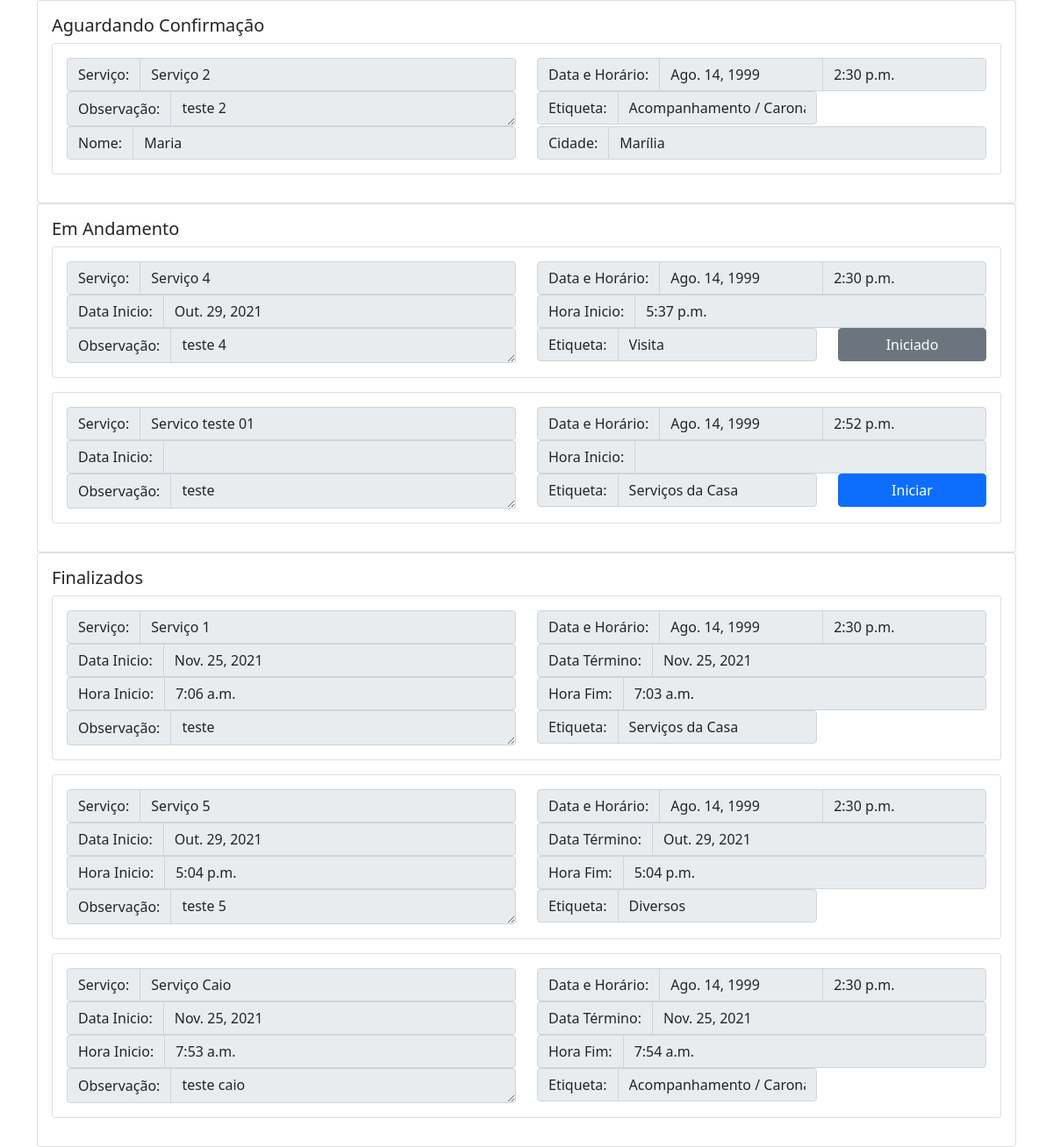
The page /meus_servicos/voluntario (signed in) on the database its author committed.
### servicos/models.py (models this page shows)
class ServicoSolicitado(models.Model):
    tags = (
        ('', 'Escolha uma Etiqueta'),
        ('1', 'Serviços da Casa'),
        ('2', 'Acompanhamento / Carona'),
        ('3', 'Compras'),
        ('4', 'Visita'),
        ('5', 'Diversos')
    )
    voluntario_id = models.ForeignKey(Voluntario, null=True, blank=True, on_delete=models.RESTRICT)
    idoso_id = models.ForeignKey(Idoso, on_delete=models.RESTRICT, blank=True)
    servsolicitado = models.CharField(verbose_name='Serviço', max_length=30)
    tagservico = models.CharField(verbose_name='Etiqueta', max_length=15, choices=tags, default='')
    data_compromisso = models.DateField(verbose_name='Data', null=False, blank=False)
    hora_compromisso = models.TimeField(verbose_name='Horário', null=False, blank=False)
    data_inicio = models.DateField(null=True, blank=True)
    data_fim = models.DateField(null=True, blank=True)
    hora_inicio = models.TimeField(null=True, blank=True)
    hora_fim = models.TimeField(null=True, blank=True)
    observacao = models.TextField(verbose_name='Observação', blank=True, null=False)
    confirmado = models.BooleanField(blank=True, null=True, default=False)

### cadastro/models.py (models this page shows, shortened)
class Account(AbstractUser, PermissionsMixin):
    email = models.EmailField(verbose_name='email', max_length=60, unique=True)
    username = models.CharField(max_length=30)
    first_name = models.CharField(_('Nome'), max_length=150)
    last_name = models.CharField(_('Sobrenome'), max_length=150)
    estado = models.CharField(max_length=30, blank=True)
    cidade = models.CharField(max_length=50, blank=True)
    cep = models.CharField(verbose_name='CPF', max_length=10, blank=True)
    bairro = models.CharField(max_length=50, blank=True)
    rua = models.CharField(max_length=50, blank=True)
    numero_res = models.CharField(verbose_name='Número', max_length=6, blank=True)
    rg = models.CharField(verbose_name='RG',max_length=50, blank=True)
    cpf = models.CharField(verbose_name='CPF',max_length=50, blank=True)
    telefone = models.CharField(max_length=50, blank=True)
    estado_civil = models.CharField(max_length=10,
        choices=(
            ('', 'Estado Civíl'),
            ('CASADO', 'Casado(a)'),
            ('SOLTEIRO', 'Solteiro(a)'),
            ('DIVORCIADO', 'Divorciado(a)'),
            ('VIUVO', 'Viúvo(a)'),
            ('OUTROS', 'Outros')
        ), default=''
    )
    escolaridade = models.CharField(max_length=30, blank=True)
    sexo = models.CharField(max_length=10,
        choices=(
            ('', 'Sexo'),
            ('MASCULINO', 'Masculino'),
            ('FEMININO', 'Feminino')
        ), default=''
    )
    date_joined = models.DateTimeField(verbose_name='date joined', auto_now_add=True)
    last_login = models.DateTimeField(verbose_name='last login', auto_now=True)
    is_admin = models.BooleanField(default=False)
    is_active = models.BooleanField(default=True)
    is_staff = models.BooleanField(default=False)
    is_superuser = models.BooleanField(default=False)
    USERNAME_FIELD = 'email'
    REQUIRED_FIELDS = ['first_name', 'last_name']
    objects = MyAccountManager()

### servicos/views.py (the view)
# urls.py: path('meus_servicos/voluntario', views.meus_servicos_voluntario, name='meus_servicos_voluntario'),
def meus_servicos_voluntario(request):
    voluntario = request.user.voluntario
    aguardando = ServicoSolicitado.objects.filter(voluntario_id=voluntario.id).exclude(confirmado=True)
    em_andamento = ServicoSolicitado.objects.filter(voluntario_id=voluntario.id).exclude(confirmado=False).exclude(data_fim__isnull=False)
    concluidos = ServicoSolicitado.objects.filter(voluntario_id=voluntario.id).exclude(data_fim__isnull=True).exclude(data_inicio__isnull=True)
    context = {
        'aguardando': {},
        'em_andamento': em_andamento,
        'concluidos': concluidos
    }
    for i in aguardando:
        v = Idoso.objects.get(id=i.idoso_id_id)
        context['aguardando'][i] = Account.objects.get(id=v.idoso_id)
    return render(request, 'meus_servicos_voluntario.html', context)

### servicos/templates/meus_servicos_voluntario.html (shortened to what this page needs)
<!DOCTYPE html>
<html lang="en">
<head>
    <link href="https://cdn.jsdelivr.net/npm/bootstrap@5.1.3/dist/css/bootstrap.min.css" rel="stylesheet">
</head>
<body>
<div class="container">
    <div class="card">
        <div class="card-body">
            <h5 class="card-title">Aguardando Confirmação</h5>
                {% for k,v in aguardando.items %}
                    <div class="card mb-3">
                        <div class="card-body">
                            <div class="row">
                                <div class="col-sm-6">
                                    <div class="input-group">
                                      <span class="input-group-text" id="basic-addon1">Serviço:</span>
                                      <input type="text" class="form-control" value="{{k.servsolicitado}}" aria-label="Username" aria-describedby="basic-addon1" disabled>
                                    </div>
                                </div>
                                <div class="col-sm">
                                    <div class="input-group">
                                      <span class="input-group-text">Data e Horário:</span>
                                      <input type="text" aria-label="Data" value="{{k.data_compromisso|date:'DATE_FORMAT'}}" class="form-control" disabled>
                                      <input type="text" aria-label="Horario" value="{{k.hora_compromisso|time:'TIME_FORMAT'}}" class="form-control" disabled>
                                    </div>
                                </div>
                                <div class="col-6">
                                    <div class="input-group">
                                      <span class="input-group-text">Observação:</span>
                                      <textarea style="max-height: 40px" class="form-control" aria-label="Descricao" disabled>{{k.observacao}}</textarea>
                                    </div>
                                </div>
                                <div style="width: 32%">
                                    <div class="input-group">
                                      <span class="input-group-text" id="basic-addon3">Etiqueta:</span>
                                      <input  type="text" class="form-control" value="{{k.get_tagservico_display}}" aria-label="Username" aria-describedby="basic-addon3" disabled>
                                    </div>
                                </div>
                                <div class="col-6">
                                    <div class="input-group">
                                      <span class="input-group-text">Nome:</span>
                                      <input type="text" class="form-control" value="{{v.first_name}}" aria-label="Descricao" disabled>
                                    </div>
                                </div>
                                <div class="col-6">
                                    <div class="input-group">
                                      <span class="input-group-text">Cidade:</span>
                                      <input type="text" class="form-control" value="{{v.cidade}}" aria-label="Descricao" disabled>
                                    </div>
                                </div>
                            </div>
                        </div>
                    </div>
            {% endfor %}
        </div>
    </div>
    <div class="card">
        <div class="card-body">
            <h5 class="card-title">Em Andamento</h5>
                {% for i in em_andamento %}
                    <div class="card mb-3">
                        <div class="card-body">
                            <div class="row">
                                <div class="col-sm-6">
                                    <div class="input-group">
                                      <span class="input-group-text" id="basic-addon1">Serviço:</span>
                                      <input type="text" class="form-control" value="{{i.servsolicitado}}" aria-label="Username" aria-describedby="basic-addon1" disabled>
                                    </div>
                                </div>
                                <div class="col-sm">
                                    <div class="input-group">
                                      <span class="input-group-text">Data e Horário:</span>
                                      <input type="text" aria-label="Data" value="{{i.data_compromisso|date:'DATE_FORMAT'}}" class="form-control" disabled>
                                      <input type="text" aria-label="Horario" value="{{i.hora_compromisso|time:'TIME_FORMAT'}}" class="form-control" disabled>
                                    </div>
                                </div>
                                <div class="col-6">
                                    <div class="input-group">
                                      <span class="input-group-text">Data Inicio:</span>
                                      <input type="text" aria-label="Data" value="{{i.data_inicio|date:'DATE_FORMAT'}}" class="form-control" disabled>
                                    </div>
                                </div>
                                <div class="col-6">
                                    <div class="input-group">
                                      <span class="input-group-text">Hora Inicio:</span>
                                      <input type="text" aria-label="Data" value="{{i.hora_inicio|time:'TIME_FORMAT'}}" class="form-control" disabled>
                                    </div>
                                </div>
                                <div class="col-6">
                                    <div class="input-group">
                                      <span class="input-group-text">Observação:</span>
                                      <textarea style="max-height: 40px" class="form-control" aria-label="Descricao" disabled>{{i.observacao}}</textarea>
                                    </div>
                                </div>
                                <div style="width: 32%">
                                    <div class="input-group">
                                      <span class="input-group-text" id="basic-addon3">Etiqueta:</span>
                                      <input  type="text" class="form-control" value="{{i.get_tagservico_display}}" aria-label="Username" aria-describedby="basic-addon3" disabled>
                                    </div>
                                </div>
                                <div class="col">
                                    <form method="post">
                                        {% if i.data_inicio is Null %}
                                        <a href="{% url 'iniciar' i.id %}" style="width: 100%" type="submit" class="btn btn-primary">
                                          Iniciar
                                        </a>
                                        {% else %}
                                        <a style="width: 100%" type="submit" class="btn btn-secondary">
                                          Iniciado
                                        </a>
                                        {% endif %}
                                    </form>
                                </div>
                            </div>
                        </div>
                    </div>
            {% endfor %}
        </div>
    </div>
    <div class="card">
        <div class="card-body">
            <h5 class="card-title">Finalizados</h5>
                {% for i in concluidos %}
                    <div class="card mb-3">
                        <div class="card-body">
                            <div class="row">
                                <div class="col-sm-6">
                                    <div class="input-group">
                                      <span class="input-group-text" id="basic-addon1">Serviço:</span>
                                      <input type="text" class="form-control" value="{{i.servsolicitado}}" aria-label="Username" aria-describedby="basic-addon1" disabled>
                                    </div>
                                </div>
                                <div class="col-sm-6">
                                    <div class="input-group">
                                      <span class="input-group-text">Data e Horário:</span>
                                      <input type="text" aria-label="Data" value="{{i.data_compromisso|date:'DATE_FORMAT'}}" class="form-control" disabled>
                                      <input type="text" aria-label="Horario" value="{{i.hora_compromisso|time:'TIME_FORMAT'}}" class="form-control" disabled>
                                    </div>
                                </div>
                                <div class="col-6">
                                    <div class="input-group">
                                      <span class="input-group-text">Data Inicio:</span>
                                      <input type="text" aria-label="Data" value="{{i.data_inicio|date:'DATE_FORMAT'}}" class="form-control" disabled>
                                    </div>
                                </div>
                                <div class="col-6">
                                    <div class="input-group">
                                      <span class="input-group-text">Data Término:</span>
                                      <input type="text" aria-label="Data" value="{{i.data_fim|date:'DATE_FORMAT'}}" class="form-control" disabled>
                                    </div>
                                </div>
                                <div class="col-6">
                                    <div class="input-group">
                                      <span class="input-group-text">Hora Inicio:</span>
                                      <input type="text" aria-label="Data" value="{{i.hora_inicio|time:'TIME_FORMAT'}}" class="form-control" disabled>
                                    </div>
                                </div>
                                <div class="col-6">
                                    <div class="input-group">
                                      <span class="input-group-text">Hora Fim:</span>
                                      <input type="text" aria-label="Data" value="{{i.hora_fim|time:'TIME_FORMAT'}}" class="form-control" disabled>
                                    </div>
                                </div>
                                <div class="col-6">
                                    <div class="input-group">
                                      <span class="input-group-text">Observação:</span>
                                      <textarea style="max-height: 40px" class="form-control" aria-label="Descricao" disabled>{{i.observacao}}</textarea>
                                    </div>
                                </div>
                                <div style="width: 32%">
                                    <div class="input-group">
                                      <span class="input-group-text" id="basic-addon3">Etiqueta:</span>
                                      <input  type="text" class="form-control" value="{{i.get_tagservico_display}}" aria-label="Username" aria-describedby="basic-addon3" disabled>
                                    </div>
                                </div>
                            </div>
                        </div>
                    </div>
            {% endfor %}
        </div>
    </div>
</div>
</body>
</html>

### rows shown on the page
ServicoSolicitado: servsolicitado "Serviço 2", data_compromisso "Ago. 14, 1999", hora_compromisso "2:30 p.m.", observacao "teste 2", tagservico "Acompanhamento / Carona", first_name "Maria", cidade "Marília"
ServicoSolicitado: servsolicitado "Serviço 4", data_compromisso "Ago. 14, 1999", hora_compromisso "2:30 p.m.", data_inicio "Out. 29, 2021", hora_inicio "5:37 p.m.", observacao "teste 4", tagservico "Visita", shows "Iniciado"
ServicoSolicitado: servsolicitado "Servico teste 01", data_compromisso "Ago. 14, 1999", hora_compromisso "2:52 p.m.", observacao "teste", tagservico "Serviços da Casa", shows "Iniciar"
ServicoSolicitado: servsolicitado "Serviço 1", data_compromisso "Ago. 14, 1999", hora_compromisso "2:30 p.m.", data_inicio "Nov. 25, 2021", data_fim "Nov. 25, 2021", hora_inicio "7:06 a.m.", hora_fim "7:03 a.m.", observacao "teste", tagservico "Serviços da Casa"
ServicoSolicitado: servsolicitado "Serviço 5", data_compromisso "Ago. 14, 1999", hora_compromisso "2:30 p.m.", data_inicio "Out. 29, 2021", data_fim "Out. 29, 2021", hora_inicio "5:04 p.m.", hora_fim "5:04 p.m.", observacao "teste 5", tagservico "Diversos"
ServicoSolicitado: servsolicitado "Serviço Caio", data_compromisso "Ago. 14, 1999", hora_compromisso "2:30 p.m.", data_inicio "Nov. 25, 2021", data_fim "Nov. 25, 2021", hora_inicio "7:53 a.m.", hora_fim "7:54 a.m.", observacao "teste caio", tagservico "Acompanhamento / Carona"
